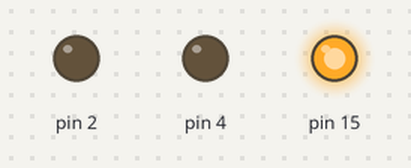
This sketch was run on a simulated Arduino Uno, built with avr-gcc and run on an emulated ATmega328P. Parts: output pins drawn as LEDs (lit = HIGH).

Above: at 2.5 s.
At 5.5 s:
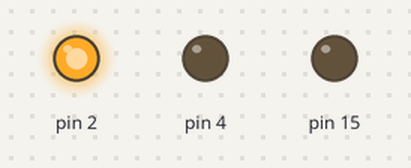
At 7.5 s:
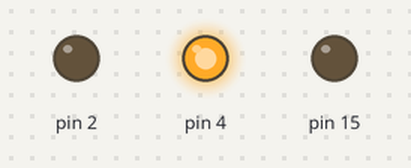
Timing chart, 0 to 11.7 s (numbered marks = the images above):
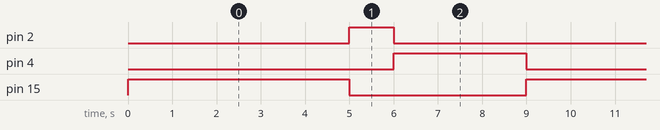

Measured:
- by itself, pin 2: alternates HIGH for 1.0 s and LOW for 8.0 s
- by itself, pin 4: alternates HIGH for 3.0 s and LOW for 6.0 s
- by itself, pin 15: alternates HIGH for 5.0 s and LOW for 4.0 s

The sketch:

03_RGYLED.ino
```cpp
void setup() {
  // put your setup code here, to run once:
  pinMode(15, OUTPUT);
  pinMode(2, OUTPUT);
  pinMode(4, OUTPUT);
}

void loop() {
  // put your main code here, to run repeatedly:
  digitalWrite(15, HIGH);
  delay(5000);
  digitalWrite(15,LOW);
  digitalWrite(2, HIGH);
  delay(1000);
  digitalWrite(2, LOW);
  digitalWrite(4, HIGH);
  delay(3000);
  digitalWrite(4, LOW);
}
```
